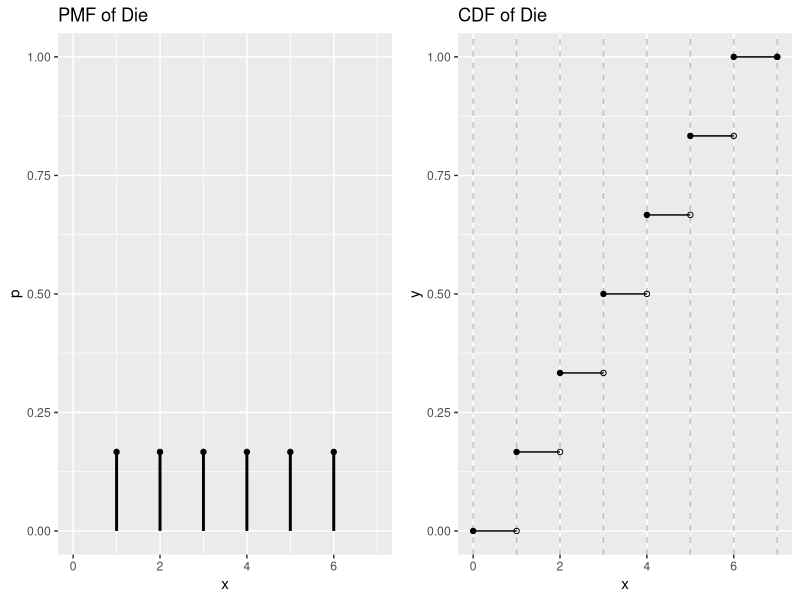
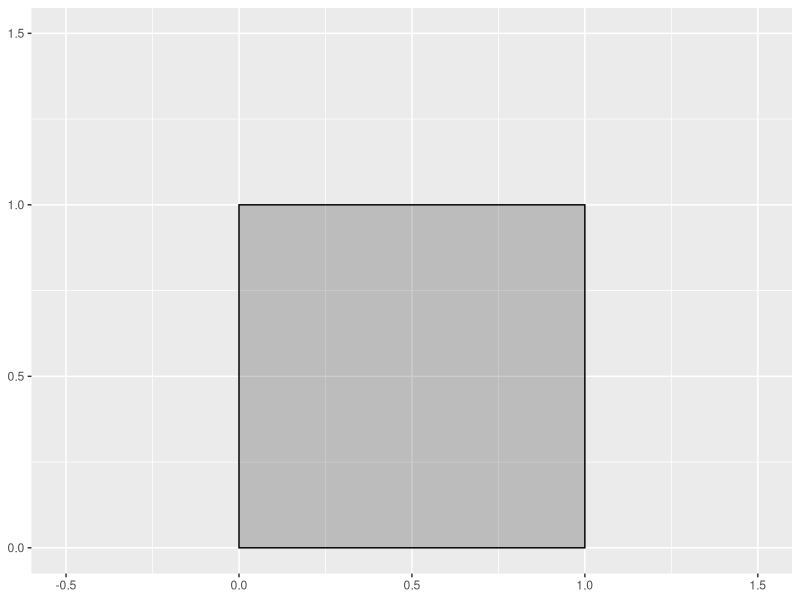
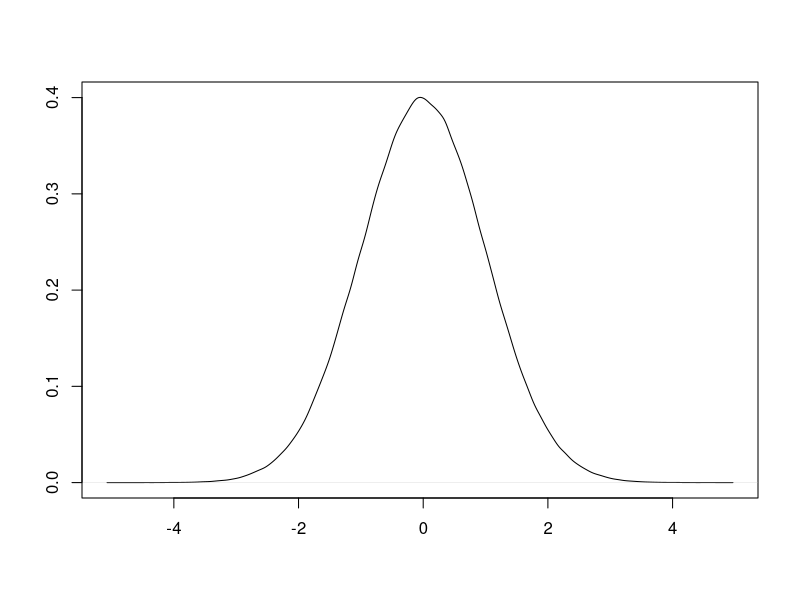
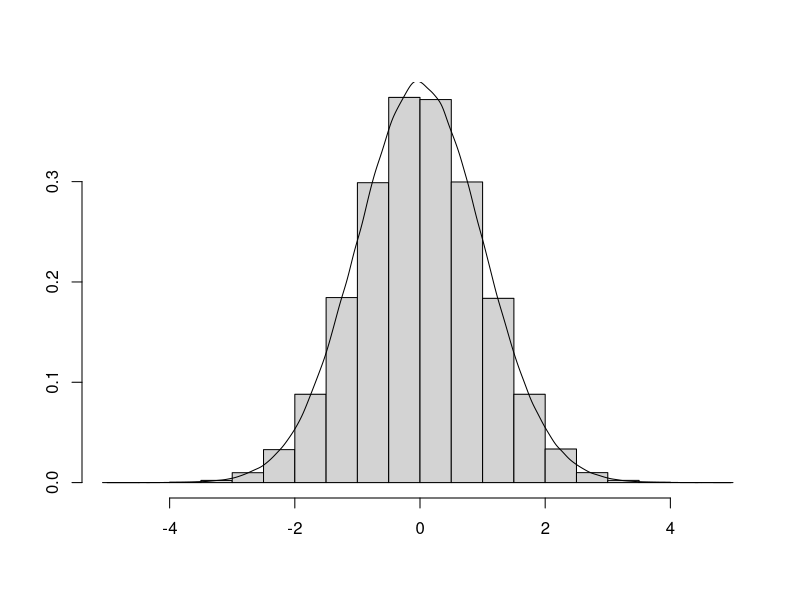
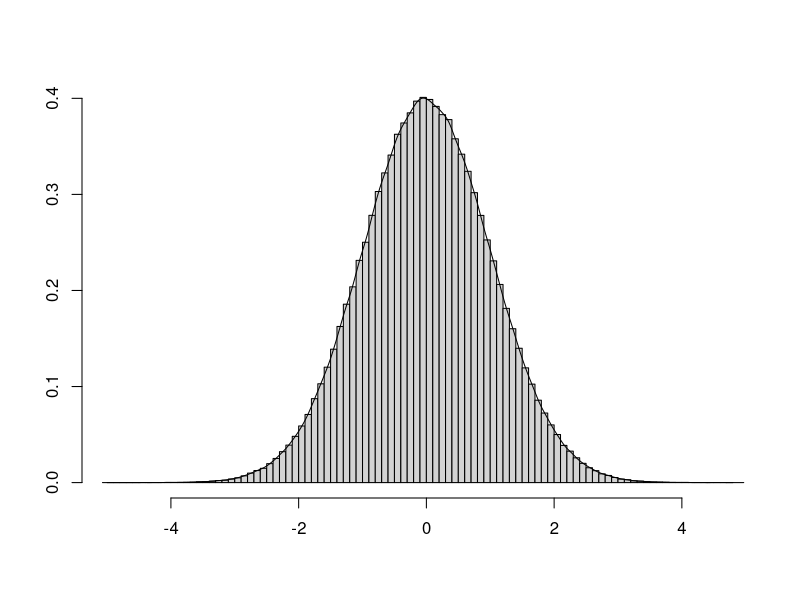
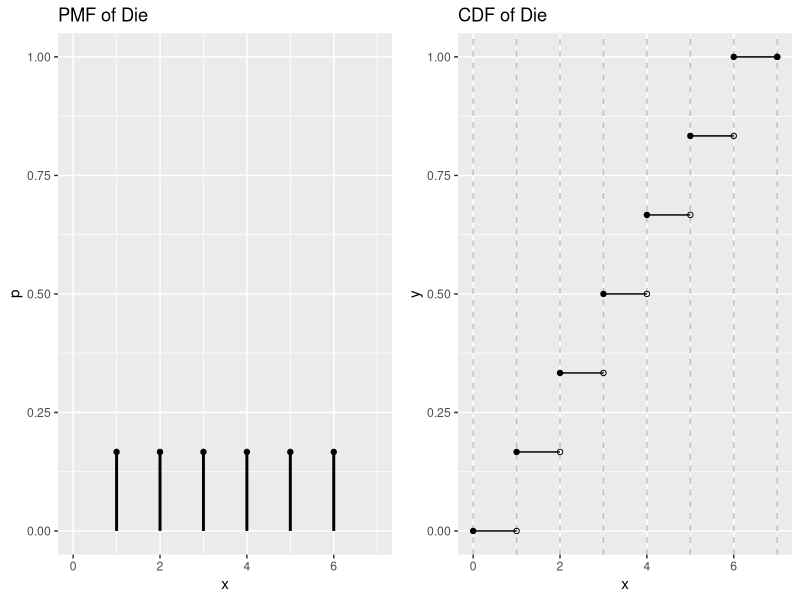
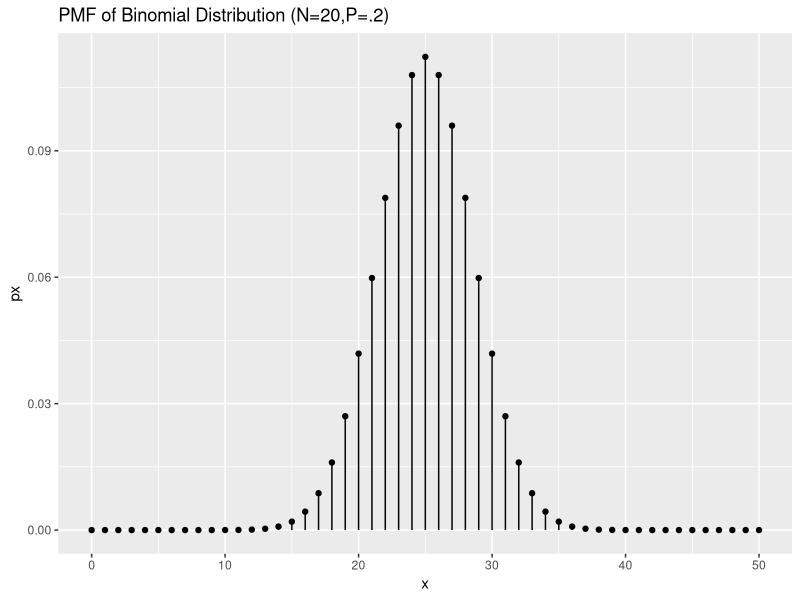
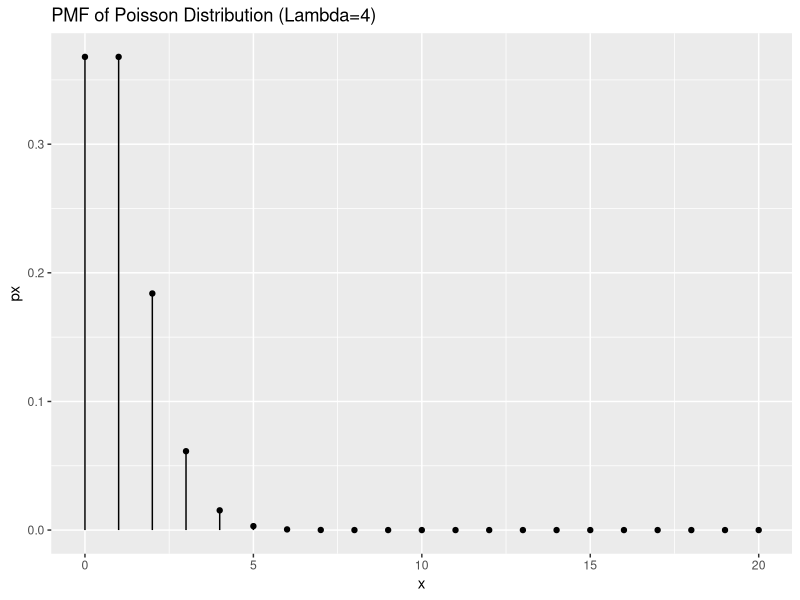

Reproduce these figures in R, in order. (Note: this script raises an error after producing the figures.)
## ---- chunk 1
#| label = "setup",
#| include = FALSE
options(htmltools.dir.version = FALSE)
knitr::opts_chunk$set(warning = FALSE, message = FALSE, 
  comment = NA, dpi = 300,
  fig.align = "center", out.width = "80%", cache = FALSE)
library("tidyverse")
## ---- chunk 2
#| label = "packages",
#| include = F
the_packages <- c(
  ## R Markdown
  "kableExtra","DT","texreg",
  ## Tidyverse
  "tidyverse", "lubridate", "forcats", "haven", "labelled",
  ## Extensions for ggplot
  "ggmap","ggrepel", "ggridges", "ggthemes", "ggpubr", 
  "GGally", "scales", "dagitty", "ggdag", "ggforce",
  # Data 
  "COVID19","maps","mapdata","qss","tidycensus", "dataverse", 
  # Analysis
  "DeclareDesign", "zoo"
)
## ---- chunk 3
#| label = "ipak",
#| include = F
ipak <- function(pkg){
    new.pkg <- pkg[!(pkg %in% installed.packages()[, "Package"])]
    if (length(new.pkg)) 
        install.packages(new.pkg, dependencies = TRUE)
    sapply(pkg, require, character.only = TRUE)
}

## ---- chunk 4
#| label = "loadpackages",
#| cache = F,
#| include = F
ipak(the_packages)
## ---- chunk 5
#| eval = FALSE


## ---- chunk 6
#| ref.label = c("packages")

## ---- chunk 7
#| ref.label = "ipak"
## ---- chunk 8
#| ref.label = "loadpackages"
## ---- chunk 9
#| label = "coin",
#| echo = F,
#| fig.height = 4
df <- data.frame(x=seq(0, 7), 
                 y=c(0,cumsum(rep(1,6)/6),1),
                 p=c(NA,rep(1,6)/6,NA))
df$xend <- c(df$x[2:nrow(df)], NA)
df$yend <- df$y

p.pmf <- ggplot(df, aes(x=x, y=p)) +
      geom_segment(aes(xend = x, yend = 0), size = 1)+geom_point()+
    ylim(0,1)+labs(title="PMF of Die")+xlim(0,7)
#p.pmf
p.cdf <- ggplot(df, aes(x=x, y=y, xend=xend, yend=yend)) +
      geom_vline(aes(xintercept=x), linetype=2, color="grey") +
      geom_point() +  # Solid points to left
      geom_point(aes(x=xend, y=y), shape=1) +  # Open points to right
      geom_segment()+  # Horizontal line segments
    ylim(0,1)+labs(title="CDF of Die")+xlim(0,7)
ggarrange(p.pmf,p.cdf)

## ---- chunk 10
#| echo = F,
#| fig.height = 4
df<-data.frame(x=c(0,1),y=c(1,1))

p.rect<-ggplot(data.frame(x1=0,x2=1,y0=0,y1=1),
               aes(xmin=x1,xmax=x2,ymin=y0,ymax=y1)
               )+geom_rect(col="black",fill="black",alpha=.2)+xlim(-.5,1.5)+ylim(0,1.5)
p.rect
## ---- chunk 11
#| echo = F,
#| fig.height = 4
x<-rnorm(1000000)
plot(density(x),xlab="",ylab="",main="")
## ---- chunk 12
#| echo = F,
#| fig.height = 4
hist(x,freq=F,xlab="",ylab="",main="")
lines(density(x))
## ---- chunk 13
#| echo = F,
#| fig.height = 4
hist(x,freq=F,xlab="",ylab="",main="",breaks=100)
lines(density(x))
## ---- chunk 14
#| echo = F,
#| fig.height = 4
ggarrange(p.pmf,p.cdf)
## ---- chunk 15
#| label = "probdist1",
#| echo = F,
#| fig.height = 5
knitr::include_graphics("http://www.math.wm.edu/~leemis/chart/UDR/BaseImage.png")
## ---- chunk 16
#| label = "probdist2",
#| echo = F,
#| fig.height = 5
knitr::include_graphics("https://miro.medium.com/max/4854/1*szMCjXuMDfKu6L9T9c34wg.png")
## ---- chunk 17
#| echo = F
p <- .5
df <- data.frame(x = 0:50, px = dbinom(0:50,size=50, prob=p))
ggplot(df,aes(x=x,y=px))+
         geom_point()+
         geom_segment(aes(x=x,xend=x,y=0,yend=px))+
  labs(title="PMF of Binomial Distribution (N=20,P=.2)")
## ---- chunk 18
#| echo = F
# PDF of Poisson, lambda = 4
# Try changing lambda
lambda <- 1
df <- data.frame(x = 0:20, px = dpois(0:20, lambda))
ggplot(df,aes(x=x,y=px))+
         geom_point()+
         geom_segment(aes(x=x,xend=x,y=0,yend=px))+
  labs(title="PMF of Poisson Distribution (Lambda=4)")
## ---- chunk 19
#| echo = F
# PDF of Poisson, lambda = 4
# Try changing lambda
lambda <- 10
df <- data.frame(x = 0:20, px = dpois(0:20, lambda))
ggplot(df,aes(x=x,y=px))+
         geom_point()+
         geom_segment(aes(x=x,xend=x,y=0,yend=px))+
  labs(title="PMF of Poisson Distribution (Lambda=10)")
## ---- chunk 20
#| echo = F
# PDF of Poisson, lambda = 4
# Try changing lambda
lambda <- 20
df <- data.frame(x = 0:40, px = dpois(0:40, lambda))
ggplot(df,aes(x=x,y=px))+
         geom_point()+
         geom_segment(aes(x=x,xend=x,y=0,yend=px))+
  labs(title="PMF of Poisson Distribution (Lambda=20)")
## ---- chunk 21
#| echo = F
df <- data.frame(x = 0:20, px = dgeom(0:20, .5))
ggplot(df,aes(x=x,y=px))+
         geom_point()+
         geom_segment(aes(x=x,xend=x,y=0,yend=px))+
  labs(title="PMF of Geometric Distribution, (p=.5)")

## ---- chunk 22
#| echo = F
p.pdf.exp<-ggplot(data.frame(x = c(0, 5)), aes(x)) + stat_function(fun = dexp)+ylim(0,1)+labs(title="PDF of Exponential Distribution (Lambda=1)",y="")
p.cdf.exp<-ggplot(data.frame(x = c(0, 5)), aes(x)) + stat_function(fun = pexp)+ylim(0,1)+labs(title="CDF of Exponential Distribution (Lambda=1)",y="")
ggarrange(p.pdf.exp,p.cdf.exp)
## ---- chunk 23
#| echo = F
p.pdf.norm<-ggplot(data.frame(x = c(-3, 3)), aes(x)) + 
  stat_function(fun = dnorm,)+ylim(0,1)+
  labs(title="PDF of Standard Normal Distribution",y="")
p.cdf.norm<-ggplot(data.frame(x = c(-3, 3)), aes(x)) + stat_function(fun = pnorm)+ylim(0,1)+labs(title="CDF of Standard Normal Distribution",y="")
ggarrange(p.pdf.norm,p.cdf.norm)
## ---- chunk 24
#| echo = F
p <- .5
df <- data.frame(x = 0:100, px = dbinom(0:100,size=100, prob=p))
ggplot(df,aes(x=x,y=px))+
         geom_point()+
         geom_segment(aes(x=x,xend=x,y=0,yend=px))+
  stat_function(fun = dnorm,args = list(50,sqrt(100*.5*(1-.5))), col="red")+
  labs(title="PMF of Binomial Distribution (N=20,P=.5)")
## ---- chunk 25
#| echo = F
normal <- function(mu=0, sigma=1, x){
1/(sigma*sqrt(2*pi))*exp(-(x-mu)^2/(2*sigma^2))
}
normal_shade <- function(mu=0, sigma=1, x,l=-3,r=0){
y <- normal(mu=mu, sigma=sigma, x)
y[x < l | x > r] <- NA
return(y)
}


p.pdf.norm.1<-p.pdf.norm+
      stat_function(data=data.frame(x=c(-2.99, 0)), fun=normal_shade, geom = 'area', fill = 'red', alpha = 0.2,
                args=list(mu=0,sigma=1,l=-3,r=0))

p.cdf.norm.1<-p.cdf.norm+geom_segment(aes(x=-3,xend=0,y=.5,yend=.5,col="red"))+scale_color_discrete(guide=F)
   
    
ggarrange(p.pdf.norm.1,p.cdf.norm.1)

## ---- chunk 26
#| label = "norm1sd",
#| echo = F,
#| fig.height = 4
p.pdf.norm.2<-p.pdf.norm+
      stat_function(data=data.frame(x=c(-2.99, 0)), fun=normal_shade, geom = 'area', fill = 'red', alpha = 0.2,
                args=list(mu=0,sigma=1,l=-1,r=1))

p.cdf.norm.2<-p.cdf.norm+
    geom_segment(aes(x=-3,xend=-1, y=pnorm(-1),yend=pnorm(-1),col="red"))+
    geom_segment(aes(x=-3,xend=1, y=pnorm(1),yend=pnorm(1),col="red"))+
    scale_color_discrete(guide=F)

ggarrange(p.pdf.norm.2,p.cdf.norm.2)

## ---- chunk 27
#| label = "norm2sd",
#| echo = F,
#| fig.height = 4
p.pdf.norm.3<-p.pdf.norm+
      stat_function(data=data.frame(x=c(-2.99, 0)), fun=normal_shade, geom = 'area', fill = 'red', alpha = 0.2,
                args=list(mu=0,sigma=1,l=-2,r=2))

p.cdf.norm.3<-p.cdf.norm+
    geom_segment(aes(x=-3,xend=-2, y=pnorm(-2),yend=pnorm(-2),col="red"))+
    geom_segment(aes(x=-3,xend=2, y=pnorm(2),yend=pnorm(2),col="red"))+
    scale_color_discrete(guide=F)

ggarrange(p.pdf.norm.3,p.cdf.norm.3)

## ---- chunk 28
#| label = "twodie",
#| results = "markup"
# Calculate the average from 2 rows
table(rowMeans(expand.grid(1:6, 1:6)))
## ---- chunk 29
#| label = "diefn"
die <- 1:6
roll_fn <- function(n) {
  rolls <- data.frame(rolls = sample(die, size = n, replace = TRUE))
  # summarize rolls 
  df <- rolls %>%
    summarise(
    # number of rolls
      n_rolls = n(),
    # number of times 1 was rolled
      ones = sum(rolls == 1),
    # number of times 2 was rolled, etc..
      twos = sum(rolls == 2),
      threes = sum(rolls == 3),
      fours = sum(rolls == 4),
      fives = sum(rolls == 5),
      sixes = sum(rolls == 6),
      # Average of all our rolls
      average =  mean(rolls),
      # Absolute difference between averages and rolls
      abs_error = abs(3.5-average)
    )
  # Return summary df
  df
}
## ---- chunk 30
#| label = "diesim"
# Holder
sim_df <- NULL

# Set seed
set.seed(123)

for(i in 1:1000){
  sim_df <- rbind(sim_df,
                  roll_fn(i)
  )
}
## ---- chunk 31
#| label = "diesim1",
#| results = "markup"
head(sim_df)
## ---- chunk 32
#| label = "diesim2",
#| results = "markup"
tail(sim_df)
## ---- chunk 33
#| label = "dieplot"
p_die_lln <- ggplot(sim_df, aes(n_rolls, average))+
  geom_line()

## ---- chunk 34
#| label = "p_die_lln",
#| echo = F
p_die_lln
## ---- chunk 35
# Write your code here:

## ---- chunk 36
#| label = "binom20",
#| echo = F
p <- .2
df <- data.frame(x = 0:20, px = dbinom(0:20,size=20, prob=p))
df %>%mutate(
  EV = case_when(
    x == 4 ~"EV",
    TRUE ~ ""
  )
) -> df
ggplot(df,aes(x=x,y=px, col = EV))+
         geom_point()+
         geom_segment(aes(x=x,xend=x,y=0,yend=px))+ 
  theme(legend.position = "none")+
  labs(title="PMF of Binomial Distribution (N=20,P=.2)")
## ---- chunk 37
#| label = "binomsim"
# Probability of success
p <- .2
# Sample sizes
samp_sizes <- c(20, 50, 100,1000)
# Number of simulations
nsims <- 10000
# Holder for simulations
df_sim <- tibble(
  expand_grid(
    samp_size = samp_sizes,
    sim = 1:nsims,
    sample_mean = NA
  )
)

## ---- chunk 38
#| label = "binomloop"
for(i in samp_sizes){
  df_sim$sample_mean[df_sim$samp_size == i] <- replicate(nsims, i*mean(rbinom(i, 1, p)))
  
}
## ---- chunk 39
#| label = "binomsim20",
#| echo = F
ggplot(data.frame(x = c(0, 8)), aes(x = x)) +
  geom_density(
    data = df_sim %>%
  filter(samp_size == samp_sizes[1]),
  aes(sample_mean, y=..density.., colour=samp_size, fill=samp_size)
    
  )+
  stat_function(fun = dnorm,
                      args=list(mean = samp_sizes[1]*p,
                                sd =sqrt(samp_sizes[1]*p*(1-p)))
  )+
  geom_vline(xintercept = samp_sizes[1]*p, linetype =2, col ="red")+
  labs(x = "Distribution of Sample Means",
       title = "N = 20")+
  theme_bw() +
    theme(legend.title=element_blank()) +
    theme(legend.position="none")
## ---- chunk 40
#| label = "binomsim50",
#| echo = F
ggplot(data.frame(x = c(0, 20)), aes(x = x)) +
  geom_density(
    data = df_sim %>%filter(samp_size == samp_sizes[2]),
  aes(sample_mean, y=..density.., colour=samp_size, fill=samp_size)
    
  )+
  stat_function(fun = dnorm,
                      args=list(mean = samp_sizes[2]*p,
                                sd =sqrt(samp_sizes[2]*p*(1-p)))
  )+
  geom_vline(xintercept = samp_sizes[2]*p, linetype =2, col ="red")+
  labs(x = "Distribution of Sample Means",
       title = "N = 50")+
  theme_bw() +
    theme(legend.title=element_blank()) +
    theme(legend.position="none")
## ---- chunk 41
#| label = "binomsim100",
#| echo = F
ggplot(data.frame(x = c(0, 40)), aes(x = x)) +
  geom_density(
    data = df_sim %>%filter(samp_size == samp_sizes[3]),
  aes(sample_mean, y=..density.., colour=samp_size, fill=samp_size)
    
  )+
  stat_function(fun = dnorm,
                      args=list(mean = samp_sizes[3]*p,
                                sd =sqrt(samp_sizes[3]*p*(1-p)))
  )+
  geom_vline(xintercept = samp_sizes[3]*p, linetype =2, col ="red")+
  labs(x = "Distribution of Sample Means",
       title = "N = 100")+
  theme_bw() +
    theme(legend.title=element_blank()) +
    theme(legend.position="none")
## ---- chunk 42
#| label = "binomsim1000",
#| echo = F
ggplot(data.frame(x = c(150, 250)), aes(x = x)) +
  geom_density(
    data = df_sim %>%filter(samp_size == samp_sizes[4]),
  aes(sample_mean, y=..density.., colour=samp_size, fill=samp_size)
    
  )+
  stat_function(fun = dnorm,
                      args=list(mean = samp_sizes[4]*p,
                                sd =sqrt(samp_sizes[4]*p*(1-p)))
  )+
  geom_vline(xintercept = samp_sizes[4]*p, linetype =2, col ="red")+
  labs(x = "Distribution of Sample Means",
       title = "N = 100")+
  theme_bw() +
    theme(legend.title=element_blank()) +
    theme(legend.position="none")
## ---- chunk 43
#| label = "cltsim"
dist <- sample(18:80,size=10000, replace = T, prob = runif(length(18:80)))

samp_mean25 <- replicate(10000,mean(sample(dist,25, replace=F)))
samp_mean100 <- replicate(10000,mean(sample(dist,100, replace=F)))
samp_mean500 <- replicate(10000,mean(sample(dist,500, replace=F)))

ex_df <- tibble(
  distribution = dist,
  samp_mean25 = samp_mean25,
  samp_mean100 = samp_mean100,
  samp_mean500 = samp_mean500
)
## ---- chunk 44
#| label = "clt1 ",
#| echo = F
clt1 <- ex_df%>%
ggplot(aes(distribution))+
  geom_histogram(aes(y=..density..),alpha=.5,)+
  geom_vline(xintercept = mean(ex_df$distribution), linetype =2)+
  theme_bw()
clt1
## ---- chunk 45
#| label = "clt2 ",
#| echo = F
clt2 <- clt1 +
  geom_density(aes(samp_mean25,col = "N=25"))+
  stat_function(fun = dnorm,
                      args=list(mean = mean(ex_df$distribution),
                                sd = sd(ex_df$distribution)/sqrt(25)),
                col= "black",linetype=3, alpha=.5)+
  labs(color = "Sample Size")
clt2
## ---- chunk 46
#| label = "clt3 ",
#| echo = F
clt3 <- clt2 +
  geom_density(aes(samp_mean100,col = "N=100"))+
    stat_function(fun = dnorm,
                      args=list(mean = mean(ex_df$distribution),
                                sd = sd(ex_df$distribution)/sqrt(100)),
                col= "black",linetype=3, alpha=.5)
clt3
## ---- chunk 47
#| label = "clt4 ",
#| echo = F
clt4 <- clt3 +
  geom_density(aes(samp_mean500,col = "N=500"))+
    stat_function(fun = dnorm,
                      args=list(mean = mean(ex_df$distribution),
                                sd = sd(ex_df$distribution)/sqrt(500)),
                col= "black",linetype=3, alpha=.5)
clt4
## ---- chunk 48
#| label = "simlogitfn"
sim_logistic_data = function(sample_size = 25, beta_0 = -2, beta_1 = 3) {
  x = rnorm(n = sample_size)
  eta = beta_0 + beta_1 * x
  p = 1 / (1 + exp(-eta))
  y = rbinom(n = sample_size, size = 1, prob = p)
  data.frame(y, x)
}
## ---- chunk 49
#| label = "logitsim"
set.seed(1)
example_data = sim_logistic_data()
head(example_data)
## ---- chunk 50
#| label = "logitmodels"
# ordinary linear regression
fit_lm  = lm(y ~ x, data = example_data)
# logistic regression
fit_glm = glm(y ~ x, data = example_data, family = binomial)
## ---- chunk 51
#| label = "logittab",
#| echo = F,
#| results = "asis"
htmlreg(list(fit_lm,fit_glm))
## ---- chunk 52
#| label = "logitplot",
#| eval = F
plot(y ~ x, data = example_data, 
     pch = 20, ylab = "Estimated Probability", 
     main = "Ordinary vs Logistic Regression")
abline(fit_lm, col = "darkorange")
curve(predict(fit_glm, data.frame(x), type = "response"), 
      add = TRUE, col = "dodgerblue", lty = 2)
legend("topleft", c("Ordinary", "Logistic", "Data"), lty = c(1, 2, 0), 
       pch = c(NA, NA, 20), lwd = 2, col = c("darkorange", "dodgerblue", "black"))
## ---- chunk 53
#| echo = F
plot(y ~ x, data = example_data, 
     pch = 20, ylab = "Estimated Probability", 
     main = "Ordinary vs Logistic Regression")
abline(fit_lm, col = "darkorange")
curve(predict(fit_glm, data.frame(x), type = "response"), 
      add = TRUE, col = "dodgerblue", lty = 2)
legend("topleft", c("Ordinary", "Logistic", "Data"), lty = c(1, 2, 0), 
       pch = c(NA, NA, 20), lwd = 2, col = c("darkorange", "dodgerblue", "black"))
## ---- chunk 54
#| label = "pred1"
predict(fit_glm, newdata = data.frame(x=-0.5), type = "response")
## ---- chunk 55
#| label = "pred2"
predict(fit_glm, newdata = data.frame(x=0), type = "response")
## ---- chunk 56
#| label = "pred3"
predict(fit_glm, newdata = data.frame(x=.5), type = "response")
